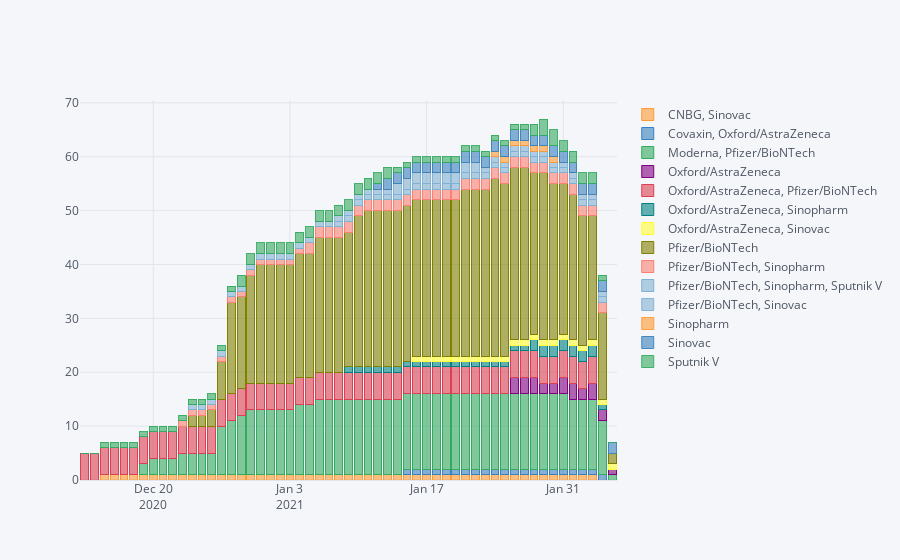

Write notebook code for a chart like this one.
### Code cell
# Bar plot for date of vaccination with respect to vaccines 
date_vac=pd.crosstab(cv['date'],cv['vaccines'])
date_vac.iplot(kind="bar",barmode="stack")
print("The process of vaccination is increasing day by day and Pfizer/BioNTech vaccines are used more compare to other vaccines.")
